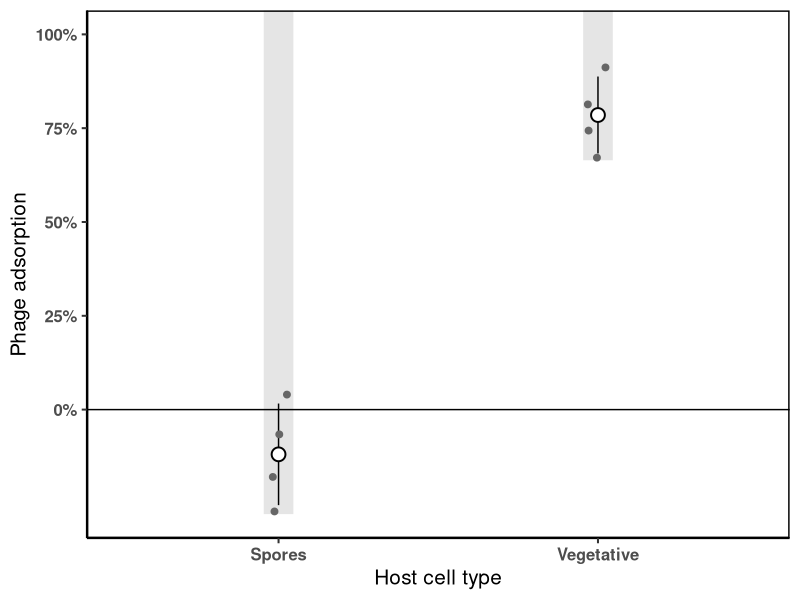
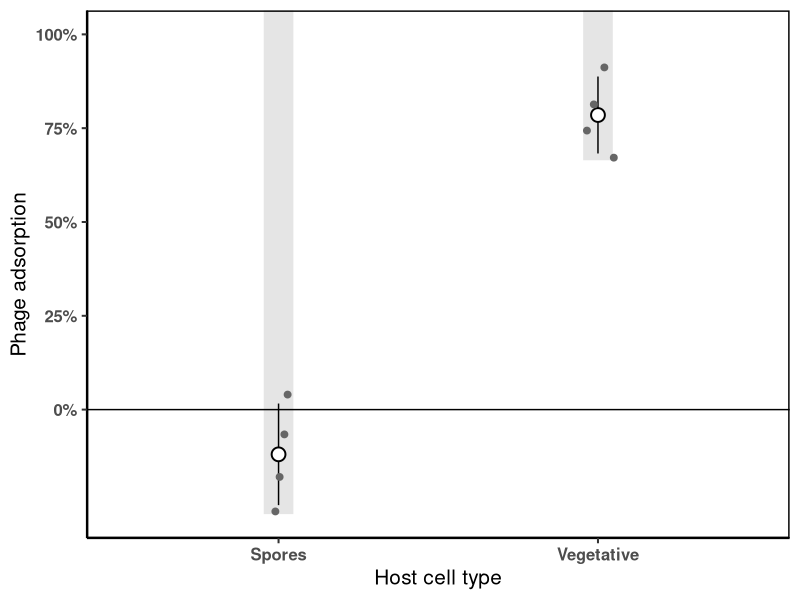

Recreate these plots in R, in order.
library(here)
library(tidyverse)
library(cowplot)
library(broom)
library(scales)

log10_negative <- function(x){
  if(x>0) return(log10(x))
  if(x==0) return(0)
  return(log10(-x))
}

# read data
d.plaques <- read_csv(here("data/adsorption/adsorption_plaques.csv"))
d.cfu <- read_csv(here("data/adsorption/adsorption_cfu.csv"))

# select best count (highest) 
d.plot <- 
  d.plaques %>% 
  filter(t.sample!=0) %>% 
  group_by(exp.date, flask, t.sample) %>% 
  slice_max(plaques) %>% 
  select(exp.date, flask, cells, t.sample, pfu.ml) %>% 
  mutate(t.sample = paste0("t", t.sample)) %>%
  filter(!is.na(pfu.ml)) %>% 
  pivot_wider(names_from = t.sample, values_from = pfu.ml)

#add T0
d.plot <-
  d.plaques %>% 
  filter(t.sample==0) %>% 
  filter(volPlated.ml==0.1) %>% 
  group_by(exp.date, t.sample) %>% 
  summarise(m=mean(pfu.ml),v =sd(pfu.ml)) %>% 
  select(exp.date, t0=m) %>% 
  left_join(d.plot, .) %>% 
  relocate("t0", .before = "t5")

# add cfu
d.plot <- 
  left_join(d.plot,d.cfu, by = c("exp.date", "flask", "cells"))

# veg and spores only (stationary as veg)
d.plot <- d.plot %>% 
  filter(cells !=  "Log-phase") %>% 
  mutate(cells = str_replace_all(cells,"Stationary-phase", "Vegetative"))

# Percent adsorption
d.plot <- d.plot%>% 
  mutate(perc.ads = t5/t0) %>% 
  # mutate(perc.ads = if_else(perc.ads>100, 100, perc.ads)) %>% 
  mutate(perc.ads = 1 - perc.ads)  

# one-sample t-test
t.result <- bind_rows(
  d.plot %>% 
    filter(cells == "Spores") %>% 
    pull(perc.ads) %>%
    t.test(., alternative = "g") %>% 
    broom::tidy(),
  
  d.plot %>% 
    filter(cells == "Vegetative") %>% 
    pull(perc.ads) %>%
    t.test(., alternative = "g") %>% 
    broom::tidy()) %>% 
  mutate(cells = c("Spores", "Vegetative"))

p <- d.plot %>% 
  group_by(cells) %>% 
  summarise(m = mean(perc.ads), v = sd(perc.ads)) %>% 

 ggplot(aes(cells))+
  
  # CI
  geom_linerange(data = t.result,
                 aes(y = estimate, ymin=conf.low, ymax=conf.high), 
                 color = "grey90", linewidth = 10)+
  
  geom_hline(yintercept = 0, color = "black")+

  geom_pointrange(aes(y = m, ymax = m+v, ymin = m-v), 
                  stroke = 1,  size=1, shape = 21, fill = "white")+
  geom_jitter(data = d.plot, aes(y= perc.ads),
              color = "grey40", width = 0.05, height = 0, size = 2)+
  scale_y_continuous(labels = scales::percent, 
                     breaks = c(0,.25,.50,.75,1),
                     limits = c(NA, 1))+
  # scale_x_discrete(limits = c( "Vegetative","Spores"))+
  
  theme_classic(base_size = 15)+
  panel_border(color = "black")+
  
  labs(y = "Phage adsorption",
       x='Host cell type')+
  theme(axis.text = element_text(face = "bold"))
p
ggsave(here("plots/SPO1_adsorptionPERC_delta6.png"), p,
       width =4, height =4)
